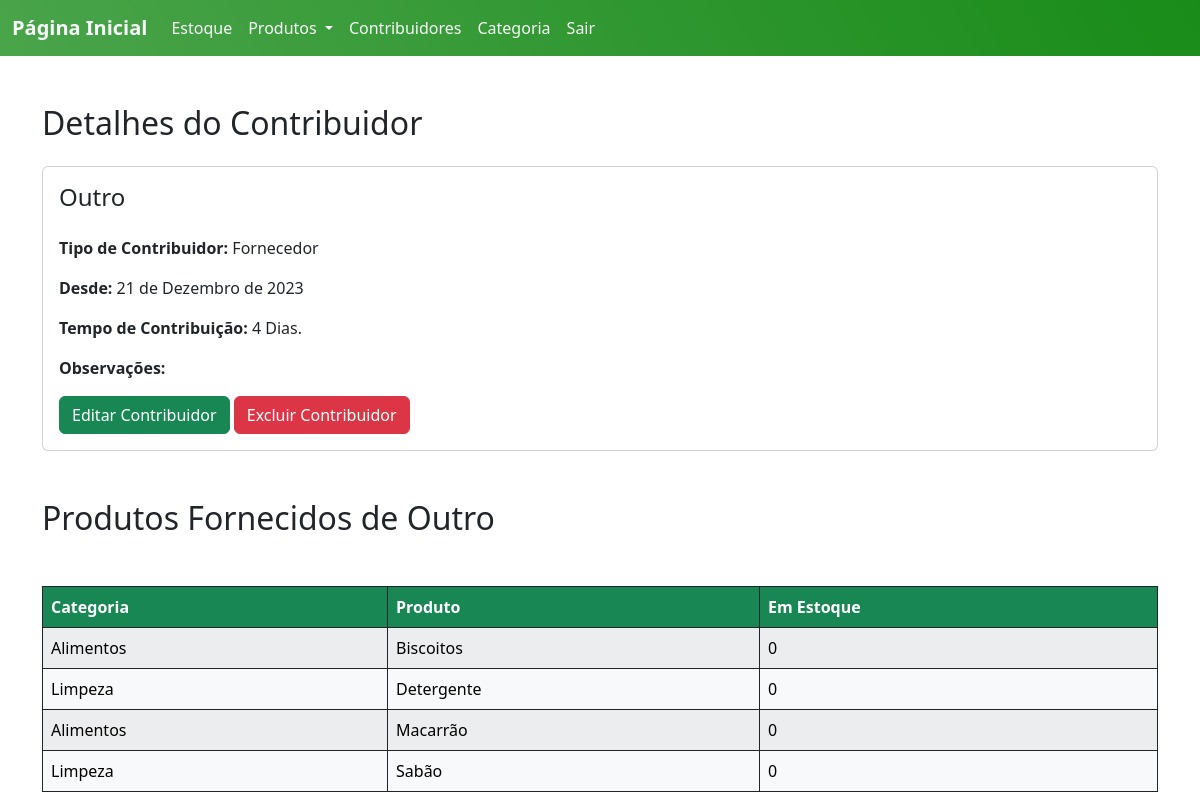
Page /Contribuidor/3/ (signed in) on the earlier database version.
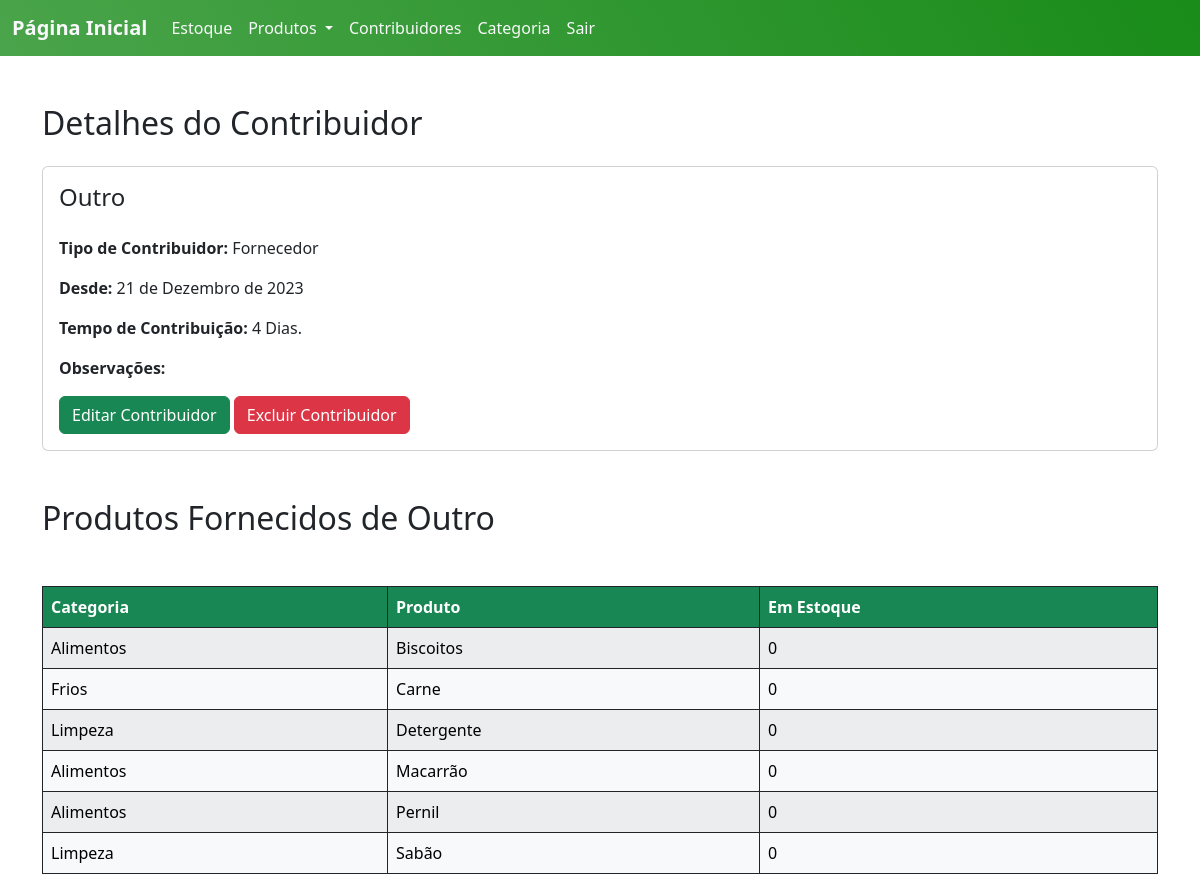
Same page on the later database version.
### ABSJ/models.py (models this page shows, shortened)
class Produto(models.Model):
    user = models.ForeignKey(User, on_delete=models.CASCADE)
    categoria = models.ForeignKey(Categoria, on_delete=models.CASCADE, null=True)
    contribuidor = models.ForeignKey(Contribuidor, on_delete=models.CASCADE, null=True)
    produto = models.CharField(max_length=200)
    codigo = models.PositiveIntegerField(unique=True)
    estoque = models.PositiveIntegerField(default=0)
    validade = models.DateField()
    tempo_ultima_atualizacao = models.DateField(default=date.today)
    quantidade_dias = models.PositiveIntegerField(default=0)
    class Meta:
        ordering = ['produto']

class Categoria(models.Model):
    categoria = models.CharField(max_length=100, unique=True)
    class Meta:
        ordering = ['categoria']
    def __str__(self):
        return self.categoria

### ABSJ/views.py (the view)
# urls.py: path('Contribuidor/<int:id>/', v.contribuidor_Read, name='Contribuidor_read'),
@login_required
def contribuidor_Read(request, id):
    read_Contribuidor = m.Contribuidor.objects.get(id=id)
    if read_Contribuidor.tempo_ultima_atualizacao != date.today():
        read_Contribuidor.salvar_alteracoes()
        read_Contribuidor.tempo_ultima_atualizacao = date.today()
        read_Contribuidor.save()
    dias_contribuicao = read_Contribuidor.calcular_tempo_contribuicao()
    return render(request, 'read_Contribuidor.html', {'readCon':read_Contribuidor, 'dias_contribuicao': dias_contribuicao})

### ABSJ/models.py (called while the page is built)
    def calcular_tempo_contribuicao(self):
        hoje = date.today()
        diferenca = relativedelta(hoje, self.tempo)
        anos = diferenca.years
        meses = diferenca.months
        dias = diferenca.days
        return anos, meses, dias

    def salvar_alteracoes(self):
        hoje = date.today()
        diferenca = relativedelta(hoje, self.tempo)
        self.quantidade_dias = diferenca.days
        self.save()

### templates/read_Contribuidor.html (shortened to what this page needs)
{% extends 'home.html' %}
{% load static %}
{% block content %}
<div class="container mt-5">
  <h2 class="mb-4">Detalhes do Contribuidor</h2>
  <div class="card">
    <div class="card-body">
      <h4 class="card-title mb-4">{{ readCon.contribuidor }}</h4>
      <p class="card-text"><strong>Tipo de Contribuidor:</strong> {{ readCon.tipocontribuidor }}</p>
      <p class="card-text"><strong>Desde:</strong> {{ readCon.tempo }}</p>
      <p class="card-text"><strong>Tempo de Contribuição:</strong>
        {% if dias_contribuicao.2 %}
          {% if dias_contribuicao.0 or dias_contribuicao.1 %}
            {% if dias_contribuicao.2 == 1 %}
              e {{ dias_contribuicao.2 }} Dia.
            {% elif dias_contribuicao.2 > 1  %}
              e {{ dias_contribuicao.2 }} Dias.
            {% endif %}
          {% else %}
            {% if dias_contribuicao.2 == 1 %}
              {{ dias_contribuicao.2 }} Dia.
            {% else %}
              {{ dias_contribuicao.2 }} Dias.
            {% endif %}
          {% endif %}
        {% else %}
          0 Dias.
        {% endif %}
      </p>
      <p class="card-text"><strong>Observações:</strong> {{ readCon.observacoes }}</p>
      {% if user.username == 'admin' %}
      <a href="{% url 'Contribuidor_update' id=readCon.id %}" class="btn btn-success">Editar Contribuidor</a>
      <a href="{% url 'Contribuidor_delete' id=readCon.id %}" class="btn btn-danger">Excluir Contribuidor</a>
      {% endif %}
    </div>
  </div>
</div>
<div class="container mt-5">
    <h2 class="mb-5">Produtos
        {% if readCon.tipocontribuidor == 'Doador' %}
        Doados
        {% elif readCon.tipocontribuidor == 'Fornecedor' %}
        Fornecidos
        {% endif %}
        de {{ readCon.contribuidor }}</h2>
    <div class="table-responsive">
        <table class="table table-striped table-bordered table-hover border-dark">
            <thead id="customTableHead" class="thead-dark">
            <tr>
                <th scope="col">Categoria</th>
                <th scope="col">Produto</th>
                <th scope="col">Em Estoque</th>
            </tr>
        </thead>
        <tbody>
            {% if not readCon.produto_set.all %}
            <tr>
                <td colspan="5" class="text-center p-5">Sem registros no momento :C</td>
            </tr>
            {% else %}
            {% for p in readCon.produto_set.all %}
            <tr class="table-light border-dark custom-links">
                <td><a href="{% url 'Categoria_read' id=p.categoria.id %}" class="specific-link">{{ p.categoria }}</a></td>
                <td><a href="{% url 'Produto_read' id=p.id %}" class="specific-link">{{ p.produto }}</a></td>
                <td>{{ p.estoque }}</td>
            </tr>
            {% endfor %}
            {% endif %}
        </tbody>
        </table>
    </div>
</div>
{% endblock %}

Differences in the rows shown:
added Produto: categoria "Frios", produto "Carne", estoque "0"
added Produto: categoria "Alimentos", produto "Pernil", estoque "0"
